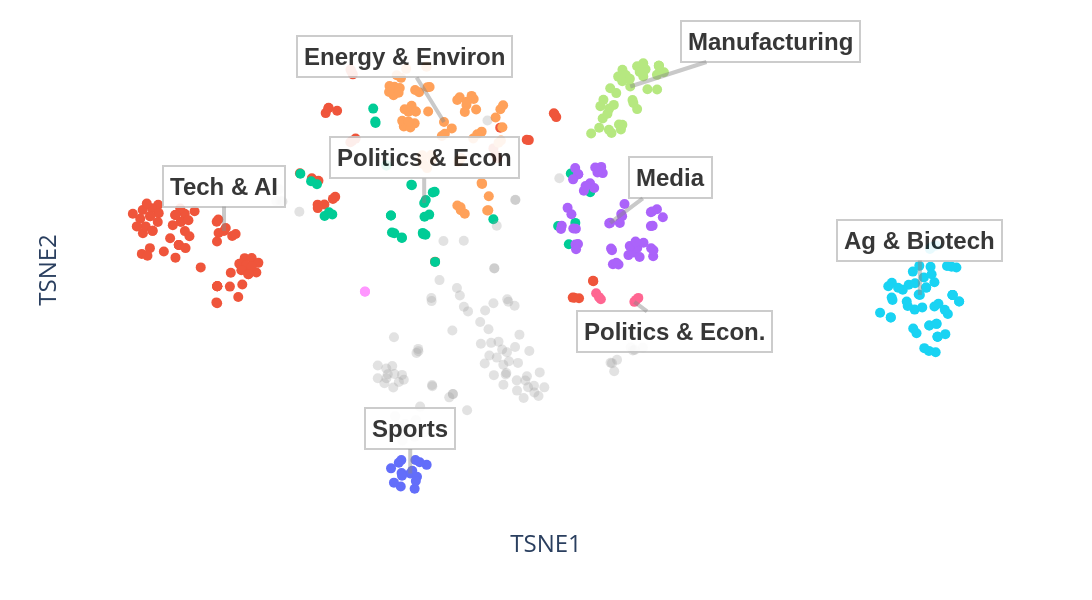

The notebook cell this image was saved under:
### Code cell
fig = create_lplot(combined_df)
fig.show()
